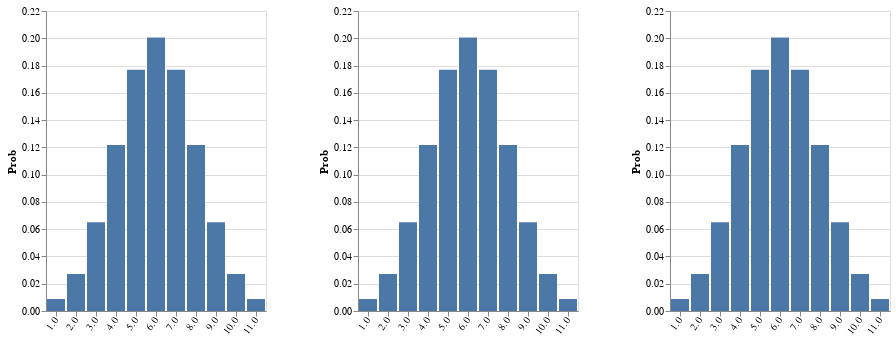

Source (notebook cell):
### Code cell
vlShow . sidewaysDists <$> sequence
  [ barFromDist <$> enumD ((`ht` John) <$> worldPrior)
  , barFromDist <$> enumD ((`ht` Mary) <$> worldPrior)
  , barFromDist <$> enumD ((`ht` Fred) <$> worldPrior)
  ]

### Figure 1 — Vega-Lite specification as saved in the notebook (floating-point values rounded to 4 significant figures)
{"$schema": "https://vega.github.io/schema/vega-lite/v3.json", "config": {"bar": {"continuousBandSize": 13.5}}, "hconcat": [{"$schema": "https://vega.github.io/schema/vega-lite/v3.json", "data": {"values": [{"outcome": "1.0", "probability": 0.008812}, {"outcome": "2.0", "probability": 0.02714}, {"outcome": "3.0", "probability": 0.06511}, {"outcome": "4.0", "probability": 0.1216}, {"outcome": "5.0", "probability": 0.177}, {"outcome": "6.0", "probability": 0.2006}, {"outcome": "7.0", "probability": 0.177}, {"outcome": "8.0", "probability": 0.1216}, {"outcome": "9.0", "probability": 0.06511}, {"outcome": "10.0", "probability": 0.02714}, {"outcome": "11.0", "probability": 0.008812}]}, "description": "", "encoding": {"x": {"axis": {"labelAngle": -55, "title": null}, "field": "outcome", "scale": {"rangeStep": 30}, "sort": null, "type": "ordinal"}, "y": {"axis": {"title": "Prob"}, "field": "probability", "type": "quantitative"}}, "mark": "bar"}, {"$schema": "https://vega.github.io/schema/vega-lite/v3.json", "data": {"values": [{"outcome": "1.0", "probability": 0.008812}, {"outcome": "2.0", "probability": 0.02714}, {"outcome": "3.0", "probability": 0.06511}, {"outcome": "4.0", "probability": 0.1216}, {"outcome": "5.0", "probability": 0.177}, {"outcome": "6.0", "probability": 0.2006}, {"outcome": "7.0", "probability": 0.177}, {"outcome": "8.0", "probability": 0.1216}, {"outcome": "9.0", "probability": 0.06511}, {"outcome": "10.0", "probability": 0.02714}, {"outcome": "11.0", "probability": 0.008812}]}, "description": "", "encoding": {"x": {"axis": {"labelAngle": -55, "title": null}, "field": "outcome", "scale": {"rangeStep": 30}, "sort": null, "type": "ordinal"}, "y": {"axis": {"title": "Prob"}, "field": "probability", "type": "quantitative"}}, "mark": "bar"}, {"$schema": "https://vega.github.io/schema/vega-lite/v3.json", "data": {"values": [{"outcome": "1.0", "probability": 0.008812}, {"outcome": "2.0", "probability": 0.02714}, {"outcome": "3.0", "probability": 0.06511}, {"outcome": "4.0", "probability": 0.1216}, {"outcome": "5.0", "probability": 0.177}, {"outcome": "6.0", "probability": 0.2006}, {"outcome": "7.0", "probability": 0.177}, {"outcome": "8.0", "probability": 0.1216}, {"outcome": "9.0", "probability": 0.06511}, {"outcome": "10.0", "probability": 0.02714}, {"outcome": "11.0", "probability": 0.008812}]}, "description": "", "encoding": {"x": {"axis": {"labelAngle": -55, "title": null}, "field": "outcome", "scale": {"rangeStep": 30}, "sort": null, "type": "ordinal"}, "y": {"axis": {"title": "Prob"}, "field": "probability", "type": "quantitative"}}, "mark": "bar"}], "resolve": {"scale": {"color": "independent", "x": "independent", "y": "independent"}}, "spacing": 50}
